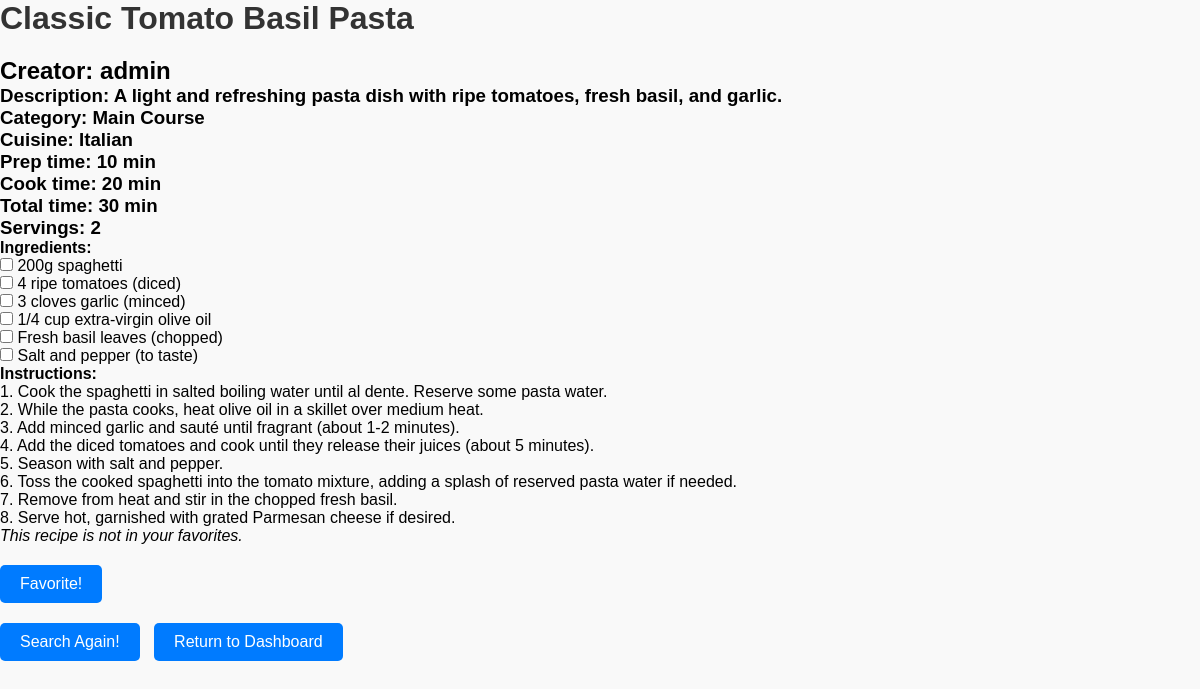
Page /view_recipe.php?link=1 (signed in) on the committed database.
### tables this page shows
CREATE TABLE recipes (
    recipe_id INT AUTO_INCREMENT PRIMARY KEY,
    title VARCHAR(100),
    description TEXT,
    category VARCHAR(20),
    cuisine VARCHAR(20),
    ingredients TEXT,
    instructions TEXT,
    prep_time INT,
    cook_time INT,
    total_time INT,
    servings INT,
    creator_id INT,
    cookbook_id INT,
    FOREIGN KEY (cookbook_id) REFERENCES cookbooks(cookbook_id),
    FOREIGN KEY (creator_id) REFERENCES users(user_id)
);

CREATE TABLE users (
    user_id INT AUTO_INCREMENT PRIMARY KEY,
    username VARCHAR(50),
    name VARCHAR(50) NOT NULL,
    password VARCHAR(255) NOT NULL,
    UNIQUE (username)
);

### www/view_recipe.php (the view, shortened to what this page needs)
<?php
$user_id = $_SESSION["user_id"];
 if ($_SESSION['darkmode']) {
    $style = "css/view_list(dark).css";
    } else {
    $style = "css/view_list.css";
    }
?>
<!DOCTYPE html>
<html lang="en">
<head>
    <link rel="stylesheet" href="<?php echo $style; ?>">
</head>
<body>
    <?php
    $server = "db";
    $user = "admin";
    $pw = "pwd";
    $db = "rc";
    $connect = mysqli_connect($server, $user, $pw, $db) or die('Could not connect to the database server' . mysqli_connect_error());
    $search = $_GET['link'];
    $recipe_id = "";
    $title = "";
    $description = "";
    $category = "";
    $cuisine = "";
    $ingredients = "";
    $instructions = "";
    $prep_time = "";
    $cook_time = "";
    $total_time = "";
    $servings = "";
    $creator_id = "";
    $creator_username = "";
    $query = "SELECT r.recipe_id, r.title, r.description, r.category, r.cuisine, r.ingredients, r.instructions, r.prep_time, r.cook_time, r.total_time, r.servings, r.creator_id, u.username
              FROM recipes r
              INNER JOIN users u ON r.creator_id = u.user_id
              WHERE r.recipe_id = '$search'; ";
    $stmt = mysqli_prepare($connect, $query);
    if ($stmt = $connect->prepare($query)) {
        $stmt->execute();
        $stmt->bind_result($recipe_id, $title, $description, $category, $cuisine, $ingredients, $instructions, $prep_time, $cook_time, $total_time, $servings, $creator_id, $creator_username);
    }
    function format_time($time)
    {
        $formatted_time = null;
        if ($time > 60) {
            $formatted_time = intdiv($time, 60) . " hr(s) " . $time % 60 . " min";
        } elseif ($time == 60) {
            $formatted_time = "1 hr";
        } else {
            $formatted_time = $time . " min";
        }
        return $formatted_time;
    }
    while ($stmt->fetch()) {
        $ingredients_list = explode('|', $ingredients);
        $instructions_list = explode('|', $instructions);
        $formatted_prep = format_time($prep_time);
        $formatted_cook = format_time($cook_time);
        $formatted_total = format_time($total_time);
        print("<h1>$title</h1>");
        print("<h2>Creator: $creator_username </h2>");
        print("<h3>Description: $description </h3>");
        print("<h3>Category: $category </h3>");
        print("<h3>Cuisine: $cuisine </h3>");
        print("<h3>Prep time: $formatted_prep </h3>");
        print("<h3>Cook time: $formatted_cook </h3>");
        print("<h3>Total time: $formatted_total </h3>");
        print("<h3>Servings: $servings</h3>");
        print("<h4>Ingredients:</h4>");
        for ($i = 0; $i < sizeof($ingredients_list); $i++) {
            print("<p><input type=\"checkbox\"/> $ingredients_list[$i]</p>");
        }
        print("<h4>Instructions:</h4>");
        for ($i = 0; $i < sizeof($instructions_list); $i++) {
            print("<p>$instructions_list[$i]</p>");
        }
    }
    function check_favorite($connect, $u_id, $r_id)
    {
        $is_favorite = false;
        $is_owner = null;
        $query = "SELECT owner_id FROM favorites WHERE recipe_id = $r_id ;";
        if ($stmt = $connect->prepare($query)) {
            $stmt->execute();
            $stmt->bind_result($is_owner);
        }
        return $is_favorite;
    }
    if (check_favorite($connect, $user_id, $recipe_id)) {
        print("<p> <i>This recipe is in your favorites.</i> </p>");
        print("<form method=\"post\"><p><input type=\"submit\" name=\"unfavorite\" value=\"Unfavorite!\"></p></form>");
    } else {
        print("<p> <i>This recipe is not in your favorites.</i> </p>");
        print("<form method=\"post\"><p><input type=\"submit\" name=\"favorite\" value=\"Favorite!\"></p></form>");
    }
    ?>
    <form>
        <p>
            <input type="submit" formaction="./recipe_search.php" value="Search Again!">
            <input type="submit" formaction="./dashboard.php" value="Return to Dashboard">
        </p>
    </form>
</body>
</html>

### www/css/view_list.css (style rules this page uses)
* { margin: 0; padding: 0; box-sizing: border-box; }
body { font-family: Arial, sans-serif; background-color: #f9f9f9; }
h1 { color: #333; margin-bottom: 20px; }
form { margin-top: 20px; }
input[type="submit"] { background-color: #007bff; color: #fff; border: none; padding: 10px 20px; border-radius: 5px; cursor: pointer; font-size: 16px; margin-right: 10px; }

### rows in the picture
recipes: title "Classic Tomato Basil Pasta", creator.username "admin", description "A light and refreshing pasta dish with ripe tomatoes, fresh basil, and garlic.", category "Main Course", cuisine "Italian", prep_time "10 min", cook_time "20 min", total_time "30 min", servings "2", ingredients "200g spaghetti", ingredients "4 ripe tomatoes (diced)", ingredients "3 cloves garlic (minced)", ingredients "1/4 cup extra-virgin olive oil", ingredients "Fresh basil leaves (chopped)", ingredients "Salt and pepper (to taste)", instructions "1. Cook the spaghetti in salted boiling water until al dente. Reserve some pasta water.", instructions "2. While the pasta cooks, heat olive oil in a skillet over medium heat.", instructions "3. Add minced garlic and sauté until fragrant (about 1-2 minutes).", instructions "4. Add the diced tomatoes and cook until they release their juices (about 5 minutes).", instructions "5. Season with salt and pepper.", instructions "6. Toss the cooked spaghetti into the tomato mixture, adding a splash of reserved pasta water if needed.", instructions "7. Remove from heat and stir in the chopped fresh basil.", instructions "8. Serve hot, garnished with grated Parmesan cheese if desired."
